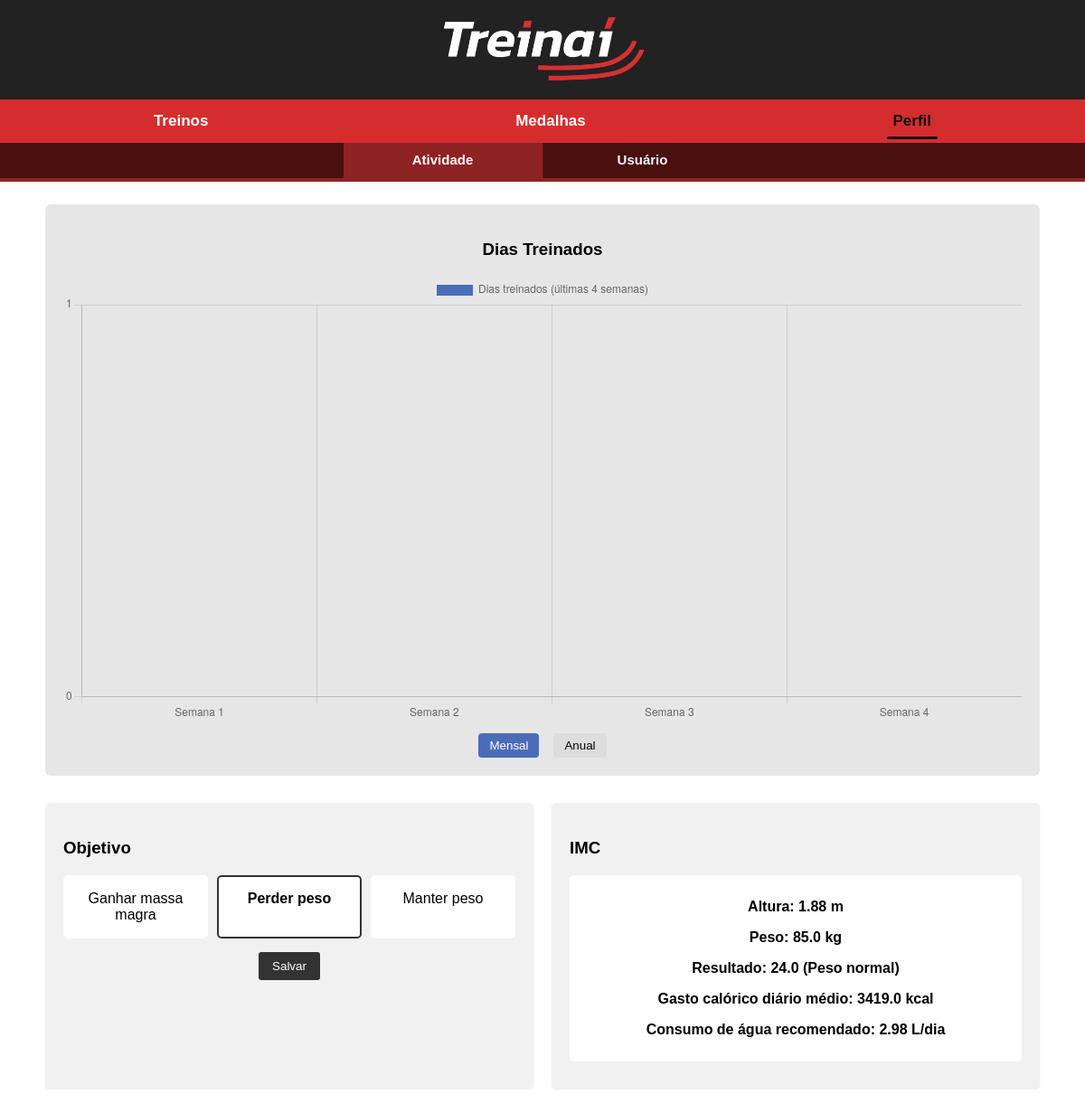
The page /perfil/atividade/ (signed in) on the database as committed earlier.
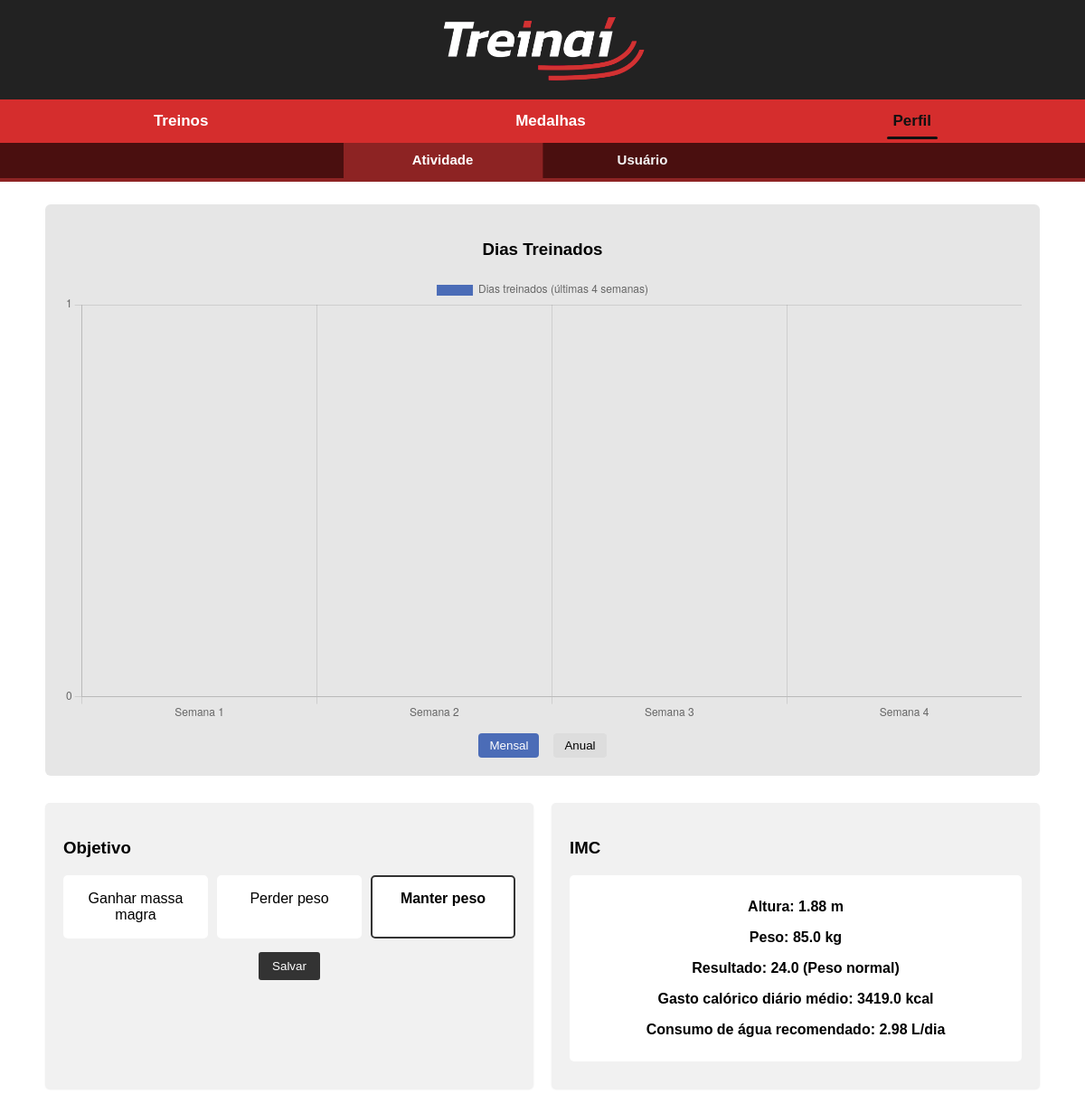
The same page on the database as committed later.
### IMC/views.py (the view, shortened to what this page needs)
# urls.py: path("atividade/", atividade, name="atividade"),
@login_required
def atividade(request):
	perfil, _ = Perfil.objects.get_or_create(user=request.user)
	msg = None
	atividades = Atividade.objects.filter(usuario=request.user)
	now = timezone.localdate()
	start_28 = now - timedelta(days=27)
	ativ_28 = Atividade.objects.filter(usuario=request.user, data__date__gte=start_28, data__date__lte=now)
	datas_28 = {a.data.date() for a in ativ_28}
	semanas_labels = []
	semanas_values = []
	for i in range(4, 0, -1):
		idx = i - 1
		week_start = now - timedelta(days=7*idx + 6)
		week_end = now - timedelta(days=7*idx)
		count = sum(1 for d in datas_28 if week_start <= d <= week_end)
		semanas_labels.append(f"Semana {5 - i}")
		semanas_values.append(count)
	year = now.year
	ativ_year = Atividade.objects.filter(usuario=request.user, data__year=year)
	datas_year = [a.data.date() for a in ativ_year]
	meses_labels = ["Jan","Fev","Mar","Abr","Mai","Jun","Jul","Ago","Set","Out","Nov","Dez"]
	meses_values = []
	for m in range(1,13):
		unique_days = {d for d in datas_year if d.month == m}
		meses_values.append(len(unique_days))
	imc = None
	classificacao = None
	gasto_calorico = None
	agua_recomendada = None
	if perfil.altura_m is None or perfil.peso_kg is None:
		if not msg:
			msg = "Por favor, complete seus dados de altura e peso no perfil."
	elif perfil.altura_m <= 0 or perfil.peso_kg <= 0:
		msg = "Altura e peso inválidos. Atualize suas informações no perfil."
	else:
		imc = float(perfil.peso_kg) / (float(perfil.altura_m) ** 2)
		classificacao = _classificar_imc(imc)
		tmb = 370 + (21.6 * float(perfil.peso_kg))
		gasto_calorico = round(tmb * 1.55, 0)
		agua_recomendada = round(float(perfil.peso_kg) * 35 / 1000, 2)
	contexto = {
		"atividades": atividades,
		"perfil": perfil,
		"imc": imc,
		"classificacao_imc": classificacao,
		"gasto_calorico": gasto_calorico,
		"agua_recomendada": agua_recomendada,
		"msg": msg,
		"grafico_mensal_labels": semanas_labels,
		"grafico_mensal_values": semanas_values,
		"grafico_anual_labels": meses_labels,
		"grafico_anual_values": meses_values,
	}
	return render(request, "perfil/atividade.html", contexto)

### IMC/views.py (called while the page is built)
def _classificar_imc(imc: float) -> str:
	if imc < 18.5:
		return "Abaixo do peso"
	elif 18.5 <= imc < 25:
		return "Peso normal"
	elif 25 <= imc < 30:
		return "Sobrepeso"
	elif 30 <= imc < 35:
		return "Obesidade I"
	elif 35 <= imc < 40:
		return "Obesidade II"
	return "Obesidade III"

### templates/perfil/atividade.html (shortened to what this page needs)
{% extends 'base.html' %}
{% load static %}
{% block content %}
<div class="perfil-tabs">
  <a href="{% url 'atividade' %}" class="active">Atividade</a>
  <a href="{% url 'usuario' %}">Usuário</a>
</div>
<div class="container">
  <div class="grafico-box">
    <h3>Dias Treinados</h3>
    <canvas id="graficoTreinos" height="140"></canvas>
    <div class="filtros">
      <button type="button" class="tab-btn" data-chart="mensal">Mensal</button>
      <button type="button" class="tab-btn" data-chart="anual">Anual</button>
    </div>
  </div>
  <div class="painel">
    <div class="objetivo-box">
      <h3>Objetivo</h3>
      <form method="post">
        <div class="objetivo-opcoes">
          <label class="objetivo-item {% if perfil.objetivo == 'GANHO' %}ativo{% endif %}">
            Ganhar massa magra
          </label>
          <label class="objetivo-item {% if perfil.objetivo == 'PERDA' %}ativo{% endif %}">
            Perder peso
          </label>
          <label class="objetivo-item {% if perfil.objetivo == 'MANUT' %}ativo{% endif %}">
            Manter peso
          </label>
        </div>
        <button type="submit" class="btn-salvar">Salvar</button>
      </form>
    </div>
  <div class="imc-box">
    <h3>IMC</h3>
    {% if msg %}
      <p>{{ msg }}</p>
    {% else %}
      <div class="imc-resultado">
        <p>Altura: {{ perfil.altura_m }} m</p>
        <p>Peso: {{ perfil.peso_kg }} kg</p>
        <p>
          Resultado:
          {% if imc %}
            {{ imc|floatformat:1 }} {% if classificacao_imc %} ({{ classificacao_imc }}){% endif %}
          {% else %}
            —
          {% endif %}
        </p>
        {% if gasto_calorico %}
          <p>Gasto calórico diário médio: {{ gasto_calorico }} kcal</p>
        {% endif %}
        {% if agua_recomendada %}
          <p>Consumo de água recomendado: {{ agua_recomendada }} L/dia</p>
        {% endif %}
      </div>
    {% endif %}
  </div>
</div>
{% endblock %}
{% block extra_head %}
<link rel="stylesheet" href="{% static 'css/grafico_atividade.css' %}">
{% endblock %}

Rows that differ between the two databases and show on the page:
changed Perfil: objetivo "PERDA" → "MANUT" (drawn)
